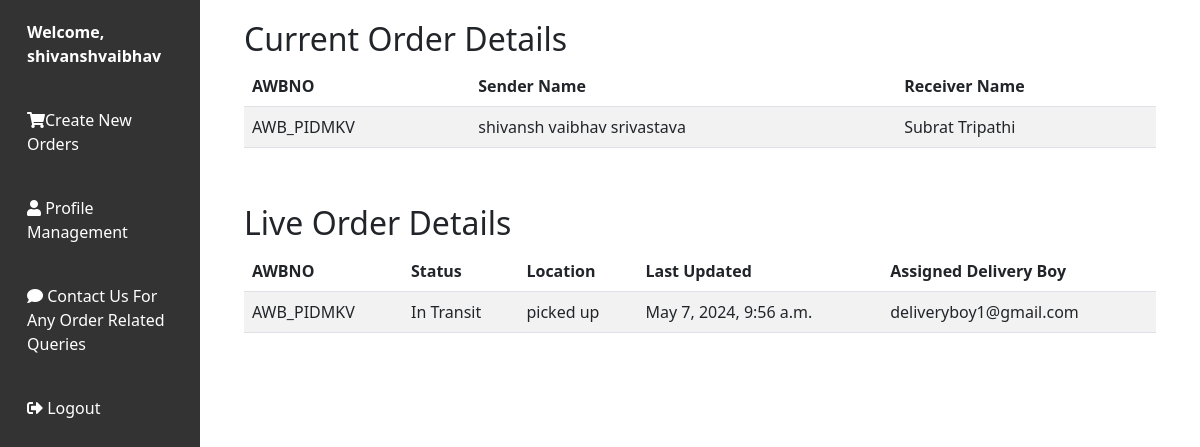
The app's page /userManagement/user_dashboard/ (signed in) with its own data.
### BranchesInfo/models.py (models this page shows, shortened)
class Data_Records(models.Model):
    AWBNO = models.CharField(max_length=10, primary_key=True)
    Sender_Name = models.CharField(max_length=100, null=True)
    Sender_Address = models.CharField(max_length=100, null=True)
    Sender_Contact_No = models.CharField(max_length=15, null=True)
    Sender_City = models.CharField(max_length=30, null=True)
    sender_state = models.CharField(max_length=30, null=True)
    Receiver_Name = models.CharField(max_length=100, null=False)
    Receiver_Address = models.CharField(max_length=100, null=True)
    Receiver_Contact_No = models.CharField(max_length=15, null=True)
    Receiver_City = models.CharField(max_length=30, null=True)
    receiver_state = models.CharField(max_length=30, null=True)
    Book_date = models.DateTimeField(null=False)
    Weight = models.CharField(max_length=10, null=True)
    Distance = models.DecimalField(max_digits=10, decimal_places=2, null=True)
    Price = models.CharField(max_length=10, null=True)
    POD_Flag = models.CharField(max_length=20, null=True)
    Print_Flag = models.CharField(max_length=20, null=True)
    Pin_Number = models.CharField(max_length=10, null=True)
    State = models.CharField(max_length=30, null=True)
    Country = models.CharField(max_length=30, null=True)
    Sender_Branch_CD = models.IntegerField(null=True)
    Receiver_Branch_CD  = models.IntegerField(null=True)
    Type = models.CharField(max_length=50, null=True)
    Payment_Method = models.CharField(max_length=50)
    Client_Id = models.ForeignKey(Client, on_delete=models.CASCADE, related_name='client_orders', null=True)
    Alert_Flag = models.CharField(max_length=20, null=True)
    order_type = models.CharField(max_length=30, null=True)

### packetTrackingSystem/models.py (models this page shows, shortened)
class Live_Updates(models.Model):
    AWBNO = models.CharField(max_length=50)
    transit_status = models.CharField(max_length=100, default='Not Picked Up From Source.')
    update_location = models.CharField(max_length=100)
    last_update_time = models.DateTimeField(null=False)
    Delivery_Boy_Name = models.CharField(max_length=100, null=True)

### userManagement/views.py (the view)
# urls.py: path('user_dashboard/', views.user_dashboard, name='user_dashboard'),
def user_dashboard(request):
    try:
        session_id = request.session.get('Client_Id')
        username = request.session.get('Client_Name')
        if session_id is not None:
            print("Session ID of the user from dashboard function :", session_id)
            print("Session username of the user from dashboard function :", username)
            user_orders = Data_Records.objects.filter(Client_Id=session_id)
            live_updates = Live_Updates.objects.filter(AWBNO__in=[order.AWBNO for order in user_orders]).order_by('-last_update_time')
            return render(request, 'user_dashboard.html', {'user_orders': user_orders, 'username': username, 'live_updates': live_updates})
    except KeyError:
        print("Session key not found")
    return redirect('user_login_form')

### userManagement/templates/user_dashboard.html (shortened to what this page needs)
<!DOCTYPE html>
<html lang="en">
    {% load static %}
<head>
    <link href="https://cdnjs.cloudflare.com/ajax/libs/bootstrap/5.3.0/css/bootstrap.min.css" rel="stylesheet">
</head>
<body>
    <div class="container-fluid">
        <div class="row">
            <nav class="col-md-3 col-lg-2 d-md-block sidebar">
                <div class="user-info">
                    Welcome, {{ username }}
                </div>
                <a href="{% url 'userManagement:client_order'%}"><i class="fas fa-shopping-cart"></i>Create New Orders</a>
                <a href="{% url 'userManagement:profile_management' %}"><i class="fas fa-user"></i> Profile Management</a>
                <a href="{% url 'userManagement:feedback'%}"><i class="fas fa-comment"></i> Contact Us For Any Order Related Queries</a>
                <a href="{% url 'userManagement:logout_view' %}" class="logout"><i class="fas fa-sign-out-alt"></i> Logout</a>
            </nav>
            <main class="col-md-9 ms-sm-auto col-lg-10 px-md-4">
<div class="order-details">
    <h2>Current Order Details</h2>
    {% if user_orders %}
    <div class="table-responsive">
        <table class="table table-striped">
            <thead>
                <tr>
                    <th>AWBNO</th>
                    <th>Sender Name</th>
                    <th>Receiver Name</th>
                </tr>
            </thead>
            <tbody>
                {% for order in user_orders %}
                <tr>
                    <td>{{ order.AWBNO }}</td>
                    <td>{{ order.Sender_Name }}</td>
                    <td>{{ order.Receiver_Name }}</td>
                </tr>
                {% empty %}
                <tr>
                    <td colspan="3">No current orders found.</td>
                </tr>
                {% endfor %}
            </tbody>
        </table>
    </div>
    {% else %}
    <p>No current orders found.</p>
    {% endif %}
</div>
<div class="order-details">
    <h2>Live Order Details</h2>
    <div class="table-responsive">
        <table class="table table-striped">
            <thead>
                <tr>
                    <th>AWBNO</th>
                    <th>Status</th>
                    <th>Location</th>
                    <th>Last Updated</th>
                    <th>Assigned Delivery Boy</th>
                </tr>
            </thead>
            <tbody>
                {% for update in live_updates %}
                <tr>
                    <td>{{ update.AWBNO }}</td>
                    <td>{{ update.transit_status }}</td>
                    <td>{{ update.update_location }}</td>
                    <td>{{ update.last_update_time }}</td>
                    <td>{{ update.Delivery_Boy_Name }}</td>
                </tr>
                {% empty %}
                <tr>
                    <td colspan="4">No live updates available.</td>
                </tr>
                {% endfor %}
            </tbody>
        </table>
    </div>
</div>
            </main>
        </div>
    </div>
    <link href="https://cdnjs.cloudflare.com/ajax/libs/font-awesome/5.15.4/css/all.min.css" rel="stylesheet">
</body>
</html>

### userManagement/templates/user_dashboard.html (style rules this page uses)
.sidebar { background-color: #333; color: #fff; height: 100vh; position: fixed; top: 0; left: 0; overflow-y: auto; }
.sidebar a { padding: 20px 15px; text-decoration: none; color: #fff; display: block; }
.logout { padding: 20px 15px; text-decoration: none; color: #fff; display: block; }
.user-info { padding: 20px 15px; font-weight: bold; }
.order-details { padding: 20px; }

### records on screen
Data_Records: AWBNO "AWB_PIDMKV", Sender_Name "shivansh vaibhav srivastava", Receiver_Name "Subrat Tripathi"
Live_Updates: AWBNO "AWB_PIDMKV", transit_status "In Transit", update_location "picked up", last_update_time "May 7, 2024, 9:56 a.m.", Delivery_Boy_Name "deliveryboy1@gmail.com"

### other values on screen
{{ username }} "shivanshvaibhav"
